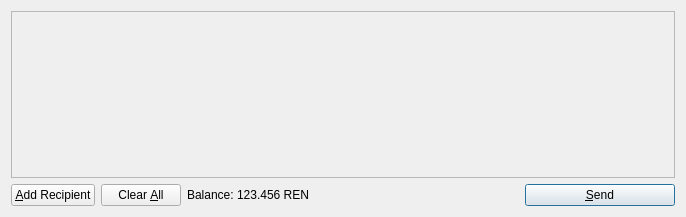
<?xml version="1.0" encoding="UTF-8"?>
<ui version="4.0">
 <class>SendCoinsDialog</class>
 <widget class="QDialog" name="SendCoinsDialog">
  <property name="geometry">
   <rect>
    <x>0</x>
    <y>0</y>
    <width>686</width>
    <height>217</height>
   </rect>
  </property>
  <property name="windowTitle">
   <string>Send Coins</string>
  </property>
  <layout class="QVBoxLayout" name="verticalLayout">
   <item>
    <widget class="QScrollArea" name="scrollArea">
     <property name="widgetResizable">
      <bool>true</bool>
     </property>
     <widget class="QWidget" name="scrollAreaWidgetContents">
      <property name="geometry">
       <rect>
        <x>0</x>
        <y>0</y>
        <width>666</width>
        <height>165</height>
       </rect>
      </property>
      <layout class="QVBoxLayout" name="verticalLayout_2">
       <property name="margin">
        <number>0</number>
       </property>
       <item>
        <layout class="QVBoxLayout" name="entries">
         <property name="spacing">
          <number>6</number>
         </property>
        </layout>
       </item>
       <item>
        <spacer name="verticalSpacer">
         <property name="orientation">
          <enum>Qt::Vertical</enum>
         </property>
         <property name="sizeHint" stdset="0">
          <size>
           <width>20</width>
           <height>40</height>
          </size>
         </property>
        </spacer>
       </item>
      </layout>
     </widget>
    </widget>
   </item>
   <item>
    <layout class="QHBoxLayout" name="horizontalLayout">
     <item>
      <widget class="QPushButton" name="addButton">
       <property name="toolTip">
        <string>Send to multiple recipients at once</string>
       </property>
       <property name="text">
        <string>&amp;Add Recipient</string>
       </property>
       <property name="icon">
        <iconset resource="../bitcoin.qrc">
         <normaloff>:/icons/add</normaloff>:/icons/add</iconset>
       </property>
       <property name="autoDefault">
        <bool>false</bool>
       </property>
      </widget>
     </item>
     <item>
      <widget class="QPushButton" name="clearButton">
       <property name="sizePolicy">
        <sizepolicy hsizetype="Minimum" vsizetype="Fixed">
         <horstretch>0</horstretch>
         <verstretch>0</verstretch>
        </sizepolicy>
       </property>
       <property name="toolTip">
        <string>Remove all transaction fields</string>
       </property>
       <property name="text">
        <string>Clear &amp;All</string>
       </property>
       <property name="icon">
        <iconset resource="../bitcoin.qrc">
         <normaloff>:/icons/remove</normaloff>:/icons/remove</iconset>
       </property>
       <property name="autoRepeatDelay">
        <number>300</number>
       </property>
       <property name="autoDefault">
        <bool>false</bool>
       </property>
      </widget>
     </item>
     <item>
      <layout class="QHBoxLayout" name="horizontalLayout_2">
       <property name="spacing">
        <number>3</number>
       </property>
       <item>
        <widget class="QLabel" name="label">
         <property name="text">
          <string>Balance:</string>
         </property>
        </widget>
       </item>
       <item>
        <widget class="QLabel" name="labelBalance">
         <property name="cursor">
          <cursorShape>IBeamCursor</cursorShape>
         </property>
         <property name="text">
          <string>123.456 REN</string>
         </property>
         <property name="textInteractionFlags">
          <set>Qt::LinksAccessibleByMouse|Qt::TextSelectableByKeyboard|Qt::TextSelectableByMouse</set>
         </property>
        </widget>
       </item>
      </layout>
     </item>
     <item>
      <spacer name="horizontalSpacer">
       <property name="orientation">
        <enum>Qt::Horizontal</enum>
       </property>
       <property name="sizeHint" stdset="0">
        <size>
         <width>40</width>
         <height>20</height>
        </size>
       </property>
      </spacer>
     </item>
     <item>
      <widget class="QPushButton" name="sendButton">
       <property name="minimumSize">
        <size>
         <width>150</width>
         <height>0</height>
        </size>
       </property>
       <property name="toolTip">
        <string>Confirm the send action</string>
       </property>
       <property name="text">
        <string>&amp;Send</string>
       </property>
       <property name="icon">
        <iconset resource="../bitcoin.qrc">
         <normaloff>:/icons/send</normaloff>:/icons/send</iconset>
       </property>
       <property name="default">
        <bool>true</bool>
       </property>
      </widget>
     </item>
    </layout>
   </item>
  </layout>
 </widget>
 <resources>
  <include location="../bitcoin.qrc"/>
 </resources>
 <connections/>
</ui>
